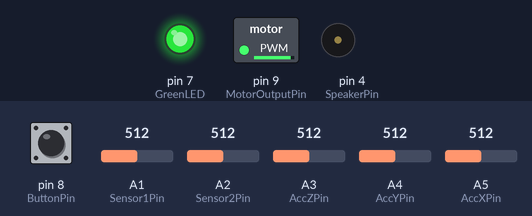
This sketch was run on a simulated Arduino Uno, built with avr-gcc and run on an emulated ATmega328P. Parts: switched loads named in the sketch (green lamp = pin HIGH), output pins drawn as LEDs (lit = HIGH), buzzer (waves = sounding). The test bench sets the inputs (shaded band); at power-on: pin 8 (ButtonPin) HIGH, A1 (Sensor1Pin) = 512, A2 (Sensor2Pin) = 512, A3 (AccZPin) = 512, A4 (AccYPin) = 512, A5 (AccXPin) = 512. What the sketch prints to the serial monitor is not drawn.

Above: at 1.7 s.
1.8 s: pin 8 (ButtonPin) pulled LOW for 0.15 s
At 2.2 s:
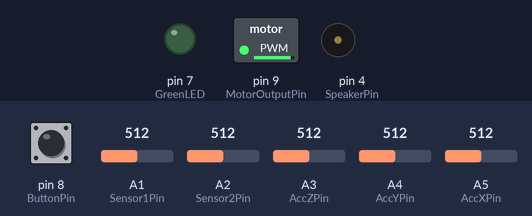
3.8 s: A1 (Sensor1Pin) set to 306
At 4.5 s:
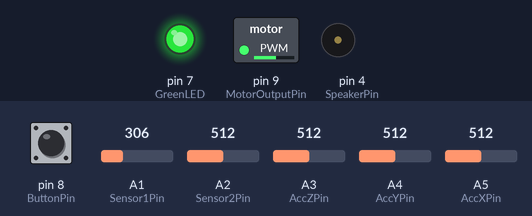
5.3 s: A1 (Sensor1Pin) set to 30
At 5.6 s:
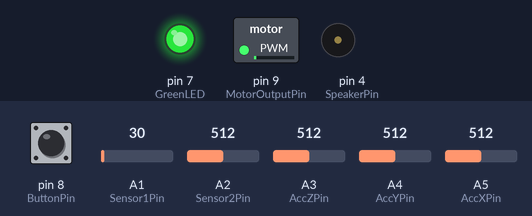
6.8 s: pin 8 (ButtonPin) pulled LOW for 1 s
At 7.6 s:
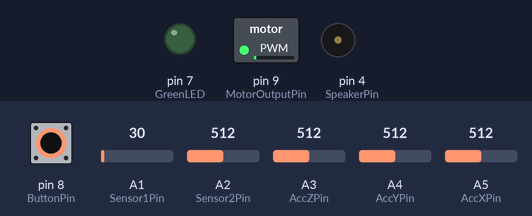
9.3 s: pin 8 (ButtonPin) pulled LOW for 3.2 s
At 45.9 s:
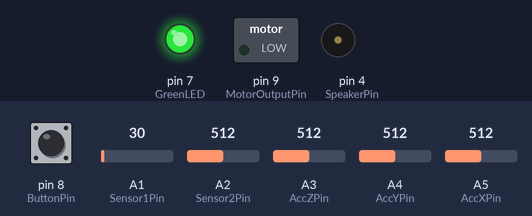
Timing chart, 0 to 47.0 s (numbered marks = the images above; inputs shaded):
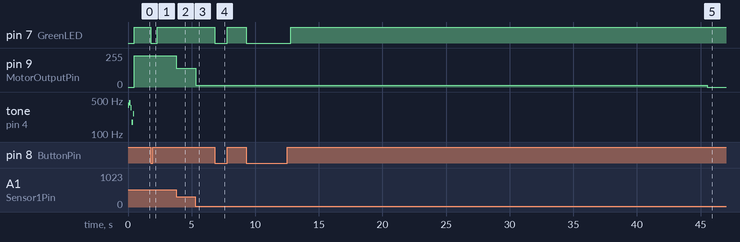

The sketch:

TIMED_45sec_ETDatacollection.ino
```cpp
/*
 Enactive Torch v3.0 (ET).
 Data Collection Code v. 0.2
 Last Modified: 11/29/12
 By: Maurice Lamb

 This code is designed to output data for research. Each cycle of data collection
 is timestamped based on the internal clock of the Arudino. Sample rate can be adjusted
 by changing the delay between sensor readings. The button is used to signify the beginning
 or end of a trial and can be used to label data columns. This code is designed to allow for
 ET to be run for a period of time and then stopped or interupped. It may also be run without
 ending by changing the 'duration' cariable to its maximum value.

 Any questions or problems with the code pleas email:lambmi@mail.uc.edu

 Modified from Bill Bigge's code by: Maurice Lamb 10-26-12
 */

//global variables
int Sensor1, Sensor2;
int AccX, AccY, AccZ;
int MotorValue = 0;
int ToneFrequency = 500;

// Variables for time keeping:
unsigned long time; //time is used to keep track of time since ET turned on
unsigned long MillisREC; //Marks beginning of loop
unsigned long startDELAY = 0; //Define a timed delay before experiment begins. Delay time in Milliseconds.

//Duration defines unperturbed ET run time. This is amount of time motor will run in Milliseconds.
//for unperturbed run set duration = 4294967295
//Note that the program will take some time to run so add about 10 millisec. to account for drift
unsigned long duration = 45010;

unsigned long progSTART;  //These may be used to limit drift due to time each loop takes
unsigned long progEND;  //These may be used to limit drift due to time each loop takes
unsigned long progRUNTIME = 0;  //This is used to caclulate total time ET has been running in milliseconds

//pin input and output constants
const int MotorOutputPin = 9; //digital pin 4 - PWM OUTPUT
const int SpeakerPin = 4; //digital pin 4 - OUTPUT
const int ButtonPin = 8; //digital pin 8 - INPUT
const int GreenLED = 7; //digital pin 7 - OUTPUT
const int Sensor1Pin = 1; //analog input pin 1 - Long range sensor 20-150cm
const int Sensor2Pin = 2; //analog input pin 2 - Short range sensor 8-80cm
const int AccXPin = 5; //analog input pin 5
const int AccYPin = 4; //analog input pin 4
const int AccZPin = 3; //analog input pin 3
/*
 X axis is along the length of the ET
 Y axis across the width
 Z axis from bottom to top
 */

//a high voltage on the LED pin switches it off
#define LEDOFF HIGH
#define LEDON LOW


void setup()
{
  //In order to change baud rate to lower speed must change speed of bluetooth module first.
  Serial.begin(115200);
  //set up the digital inputs and outputs
  pinMode(SpeakerPin, OUTPUT);
  pinMode(ButtonPin, INPUT);
  pinMode(GreenLED, OUTPUT);
  playTone();

  //Record time at end of setup
  MillisREC = millis();
}

void loop()
{
  /*
   This code takes data from the long range (20-150cm) sensor only
   and maps it to the motor which has a vibration intensity range of 0-255
   All sensor data including accelerometers is printed over the serial port.
   Sample rate can be adjusted by changing delay between readings.
   When the button is pressed the torch will print column headers to until the button
   is released.

   The USB programmer will only work when the device is switched OFF
   The arduino Pro-mini can draw power from the USB programmer but if
   the ET is switched ON when the programmer is inserted then there is a conflict
   between the USB programmer and the bluetooth device
   (Both share the same Tx and RX pins on the arduino)
   This means that the sensors are OFF when the device is communicating over USB
   and consequently any sensor data will be garbage.
   The speaker is powered by the arduino so it will work with the programmer attached
   */

  // Pause motor for set amount of time before experiment begins
  delay(startDELAY);

  //Begin ET activity for specified duration (see above)
  while(progRUNTIME <= duration)
  {
    //progSTART = millis();  //This is for calculating the amount of time it takes for the loop to complete

    time = millis();  // Record time in milliseconds.
    // Microseconds will turn over 70 minutes after the Arduino. starts up. Milliseconds turns over after 50 days.

    // Begin Sensor readings
    // Set delay to fit desired sample rate delay may be set as low as 10 microseconds but baud rate limits
    // total possible samples. At 1 millisecond between each sensor read sample rate is about 250htz
    Sensor1 = analogRead(Sensor1Pin);
    delay(1);
    Sensor2 = analogRead(Sensor2Pin);
    delay(1);
    AccX = analogRead(AccXPin);
    delay(1);
    AccY = analogRead(AccYPin);
    delay(1);
    AccZ = analogRead(AccZPin);

    // Map sensor values to 0-255. Min and Max sensor values depend on sensor voltage output
    // See sensor datasheet for these values or choose appropriate range for ET purpose
    // Min and Max values for Sharp GP2Y0A02YK0F long range sensor are about 25-560 on ET3.0
    // See lookup table below (TO BE ADDED AT A LATER DATE)
    MotorValue = map(Sensor1, 0, 560, 0, 255);


    analogWrite(MotorOutputPin, MotorValue);  // set motor speed to MotorValue

     //Print time since Arduino startup in Milliseconds (Can be set to microseconds if 'time' is changed)
     Serial.print(time);
     Serial.print("\t");
     // print the sensor data and accellerometer values:
     Serial.print(Sensor1);
     Serial.print("\t");
     //Serial.print(Sensor2);
     //Serial.print("\t");
     Serial.print(AccX);
     Serial.print("\t");
     Serial.print(AccY);
     Serial.print("\t");
     Serial.print(AccZ);
     Serial.print("\t");
     Serial.println(MotorValue);

    //This is for calculating the amount of time it takes for the loop to complete
    //progEND = millis();

    // While button is pressed the ET will print Column headers to label data.
    // Illuminate the Green LED while the button is pressed
    while(!digitalRead(ButtonPin))
    {
      digitalWrite(GreenLED, LEDON);

      // print the column headers to label data:
      Serial.print("Time");
      Serial.print("\t");
      Serial.print("Long Range");
      Serial.print("\t");
      //Serial.print("Short Range");
      //Serial.print("\t");
      Serial.print("AccX");
      Serial.print("\t");
      Serial.print("AccY");
      Serial.print("\t");
      Serial.print("AccZ");
      Serial.print("\t");
      Serial.println("Motor Speed");

      // Longer delay just to keep data cleaner
      delay(500);
      digitalWrite(GreenLED, LEDOFF);

      // This will reset the experiment time with a button press
      //MillisREC = millis();
      //progRUNTIME = 0;  // Reset ET runtime clock to re-enter while loop.

    }

    progRUNTIME = (millis()- MillisREC); // Calulate total time ET has been running unperterbed
  }

  /*
   Once the ET has finished to unperturbed run you can use this section to change the behavior of the
   ET so. You can simply copy the code above and modify to fit experimental purposes. By default
   the original version of this code will set the motor speed to 0. It will continue to print data in
   the format above with an additional column to indicate that this section of code has begun.
  */

 analogWrite(MotorOutputPin, 0); //Turn motor off

 time = millis();  // Record time in milliseconds.
 // Microseconds will turn over 70 minutes after the Arduino. starts up. Milliseconds turns over after 50 days.

 // Begin Sensor readings
 // Set delay to fit desired sample rate delay may be set as low as 10 microseconds but baud rate limits
 // total possible samples. At 1 millisecond between each sensor read sample rate is about 250htz
 Sensor1 = analogRead(Sensor1Pin);
 delay(1);
 Sensor2 = analogRead(Sensor2Pin);
 delay(1);
 AccX = analogRead(AccXPin);
 delay(1);
 AccY = analogRead(AccYPin);
 delay(1);
 AccZ = analogRead(AccZPin);

 //Print time since Arduino startup in Milliseconds (Can be set to microseconds if 'time' is changed)
 Serial.print(time);
 Serial.print("\t");
 // print the sensor data and accellerometer values:
 Serial.print(Sensor1);
 Serial.print("\t");
 //Serial.print(Sensor2);
 //Serial.print("\t");
 Serial.print(AccX);
 Serial.print("\t");
 Serial.print(AccY);
 Serial.print("\t");
 Serial.print(AccZ);
 Serial.print("\t");
 Serial.print(MotorValue);
 Serial.print("\t");
 Serial.println("**");

 delay(2000);  //Set a delay before begining loop again. Be aware of startDELAY time at begining of loop

 //MillisREC = millis();  // Reset time for returning to While loop. This is for times when ET behavior is perterbed
 //ProgRUNTIME = 0;  // Reset ET runtime clock to re-enter while loop.

}
/*
   //Use this if you want button to provide auditory distance information.
 //Map the sensor reading to the speaker if the button is pressed
 //illuminate the Green LED if the button is pressed
 if(!digitalRead(ButtonPin))
 {
 ToneFrequency = map(Sensor1, 0, 600, 32, 1046);
 tone(SpeakerPin, ToneFrequency);
 digitalWrite(GreenLED, LEDON);
 }
 else
 {
 noTone(SpeakerPin);
 digitalWrite(GreenLED, LEDOFF);
 }
 }
 */
void playTone()
{
  //play a quick tune on startup
  digitalWrite(GreenLED, LEDON);
  tone(SpeakerPin, 392); //Start with a tone
  delay(100);
  tone(SpeakerPin, 440); //Up a full tone
  delay(100);
  tone(SpeakerPin, 349); //Down a major third
  delay(100);
  tone(SpeakerPin, 174); //Now drop an octave
  delay(100);
  tone(SpeakerPin, 261); //Up a perfect fifth
  delay(100);
  noTone(SpeakerPin);
  digitalWrite(GreenLED, LEDOFF);

}
```

Measured:
- after the input at 1.8 s, pin 7 (GreenLED): HIGH → LOW at once, → HIGH 0.50 s later
- after the input at 3.8 s, pin 9 (MotorOutputPin): 233/255 → 139/255 at once
- after the input at 5.3 s, pin 9 (MotorOutputPin): 139/255 → 13/255 at once
- after the input at 6.8 s, pin 7 (GreenLED): HIGH → LOW at once, → HIGH 1.0 s later
- after the input at 9.3 s, pin 7 (GreenLED): HIGH → LOW at once, → HIGH 3.5 s later
